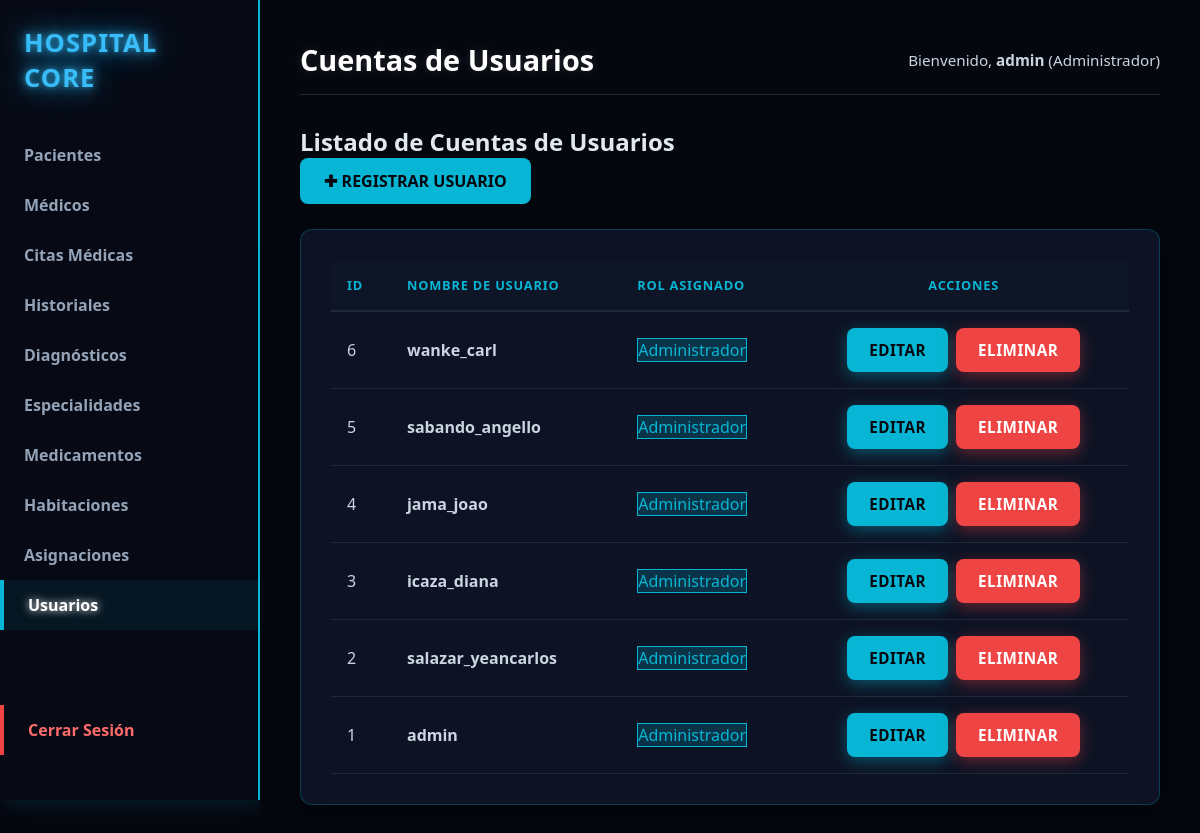
The app's page /index.php?url=usuarios (signed in), older data.
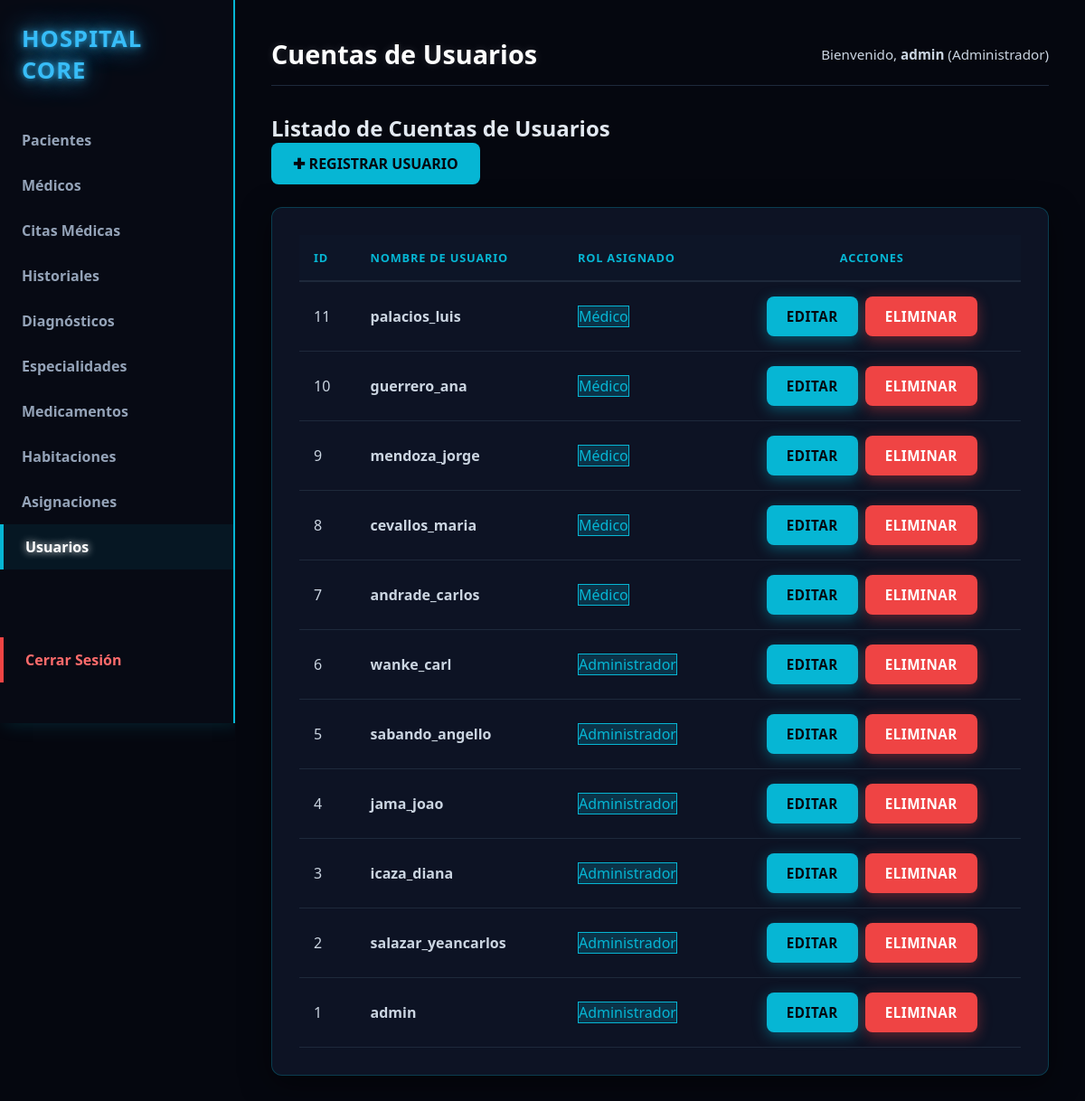
The same page, newer data.
### tables this page shows
CREATE TABLE usuarios (
    id INT AUTO_INCREMENT PRIMARY KEY,
    nombre_usuario VARCHAR(50) NOT NULL UNIQUE,
    password VARCHAR(255) NOT NULL,
    id_rol INT,
    FOREIGN KEY (id_rol) REFERENCES roles(id)
);

CREATE TABLE roles (
    id INT AUTO_INCREMENT PRIMARY KEY,
    nombre VARCHAR(50) NOT NULL
);

### app/Controllers/UsuarioController.php (called while the page is built, shortened)
<?php
class UsuarioController {
    private $db;
    public function __construct() {
        $database = new Database();
        $this->db = $database->getConnection();
    }
    public function index() {
        try {
            $query = "SELECT u.id, u.nombre_usuario, r.nombre AS rol
                      FROM usuarios u
                      INNER JOIN roles r ON u.id_rol = r.id
                      ORDER BY u.id DESC";
            $stmt = $this->db->prepare($query);
            $stmt->execute();
            $usuarios = $stmt->fetchAll(PDO::FETCH_ASSOC);
        } catch (PDOException $e) {
            $usuarios = [];
        }
        require_once __DIR__ . '/../Views/shared/layout.php';
    }
}

### app/config/Database.php (called while the page is built)
<?php
class Database {
    private static $host;
    private static $port;
    private static $db_name;
    private static $username;
    private static $password;
    private static $conn = null;
    public static function getConnection() {
        if (self::$conn === null) {
            $dbUrl = getenv('DATABASE_URL');
            if ($dbUrl) {
                $urlParts = parse_url($dbUrl);
                self::$host = $urlParts['host'] ?? '127.0.0.1';
                self::$port = $urlParts['port'] ?? '3306';
                self::$username = $urlParts['user'] ?? 'root';
                self::$password = $urlParts['pass'] ?? '';
                self::$db_name = isset($urlParts['path']) ? ltrim($urlParts['path'], '/') : 'sistema_hospitalario';
            } else {
                self::$host = getenv('DB_HOST') ?: '127.0.0.1';
                self::$port = getenv('DB_PORT') ?: '3306';
                self::$db_name = getenv('DB_NAME') ?: 'sistema_hospitalario';
                self::$username = getenv('DB_USERNAME') ?: 'root';
                self::$password = getenv('DB_PASSWORD') ?: '';
            }
            try {
                self::$conn = new PDO(
                    "mysql:host=" . self::$host . ";port=" . self::$port . ";dbname=" . self::$db_name . ";charset=utf8",
                    self::$username,
                    self::$password
                );
                self::$conn->setAttribute(PDO::ATTR_ERRMODE, PDO::ERRMODE_EXCEPTION);
            } catch (PDOException $exception) {
                die("Error de conexión en la base de datos: " . $exception->getMessage());
            }
        }
        return self::$conn;
    }
}

### app/Views/usuarios/index.php (the view)
<div class="page-header">
    <h2>Listado de Cuentas de Usuarios</h2>
    <a href="index.php?url=usuarios/crear" class="btn btn-primary">✚ Registrar Usuario</a>
</div>
<div class="table-container">
    <table class="custom-table">
        <thead>
            <tr>
                <th>ID</th>
                <th>Nombre de Usuario</th>
                <th>Rol Asignado</th>
                <th class="text-center">Acciones</th>
            </tr>
        </thead>
        <tbody>
            <?php if (!empty($usuarios)): ?>
                <?php foreach ($usuarios as $user): ?>
                    <tr>
                        <td><?= htmlspecialchars($user['id']); ?></td>
                        <td><strong><?= htmlspecialchars($user['nombre_usuario']); ?></strong></td>
                        <td>
                            <span class="badge badge-success" style="background: rgba(6, 182, 212, 0.2) !important; color: #06b6d4 !important; border: 1px solid #06b6d4 !important;">
                                <?= htmlspecialchars($user['rol']); ?>
                            </span>
                        </td>
                        <td class="text-center">
                            <div class="actions-flex unique-actions-center">
                                <a href="index.php?url=usuarios/editar&id=<?= $user['id']; ?>" class="btn-action btn-edit">EDITAR</a>
                                <a href="index.php?url=usuarios/eliminar&id=<?= $user['id']; ?>" class="btn-action btn-delete" onclick="return confirm('¿Está seguro de eliminar este usuario?');">ELIMINAR</a>
                            </div>
                        </td>
                    </tr>
                <?php endforeach; ?>
            <?php else: ?>
                <tr>
                    <td colspan="4" class="text-center">No existen usuarios registrados en el sistema.</td>
                </tr>
            <?php endif; ?>
        </tbody>
    </table>
</div>

Row changes from the older to the newer data that the page shows:
added usuarios: id "11", nombre_usuario "palacios_luis", id_rol.nombre "Médico"
added usuarios: id "10", nombre_usuario "guerrero_ana", id_rol.nombre "Médico"
added usuarios: id "9", nombre_usuario "mendoza_jorge", id_rol.nombre "Médico"
added usuarios: id "8", nombre_usuario "cevallos_maria", id_rol.nombre "Médico"
added usuarios: id "7", nombre_usuario "andrade_carlos", id_rol.nombre "Médico"
